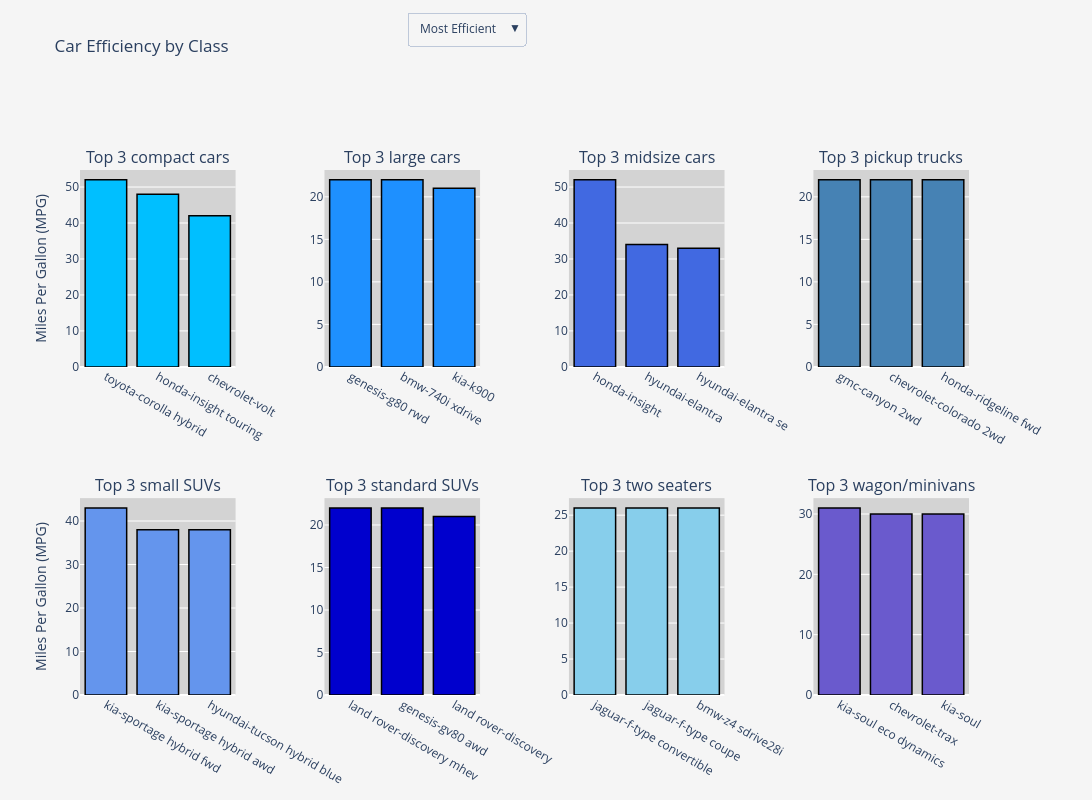

The notebook cell saved with this chart:
### Code cell
# Extract unique car classes and define subplot grid
classes = top_in_class['class'].unique()
num_classes, cols = len(classes), 4
rows = -(-num_classes // cols)  # Equivalent to math.ceil(num_classes / cols)

# Shorten certain class names to avoid overlapping off titles in subplots
def clean_class_name(name):
    return name.replace("standard utility vehicle", "SUV").replace("sport utility vehicle", "SUV")

# Create subplots with dynamic titles
fig = make_subplots(
    rows=rows, cols=cols,
    subplot_titles=[f"Top 3 {clean_class_name(car_class)}s" for car_class in classes],
    horizontal_spacing=0.1
)

# Define color palettes
color_palettes = {
    "most": ['deepskyblue', 'dodgerblue', 'royalblue', 'steelblue', 'cornflowerblue', 'mediumblue', 'skyblue', 'slateblue'],
    "least": [    'salmon', 'tomato', 'coral', 'lightcoral', 'indianred', 'firebrick', 'orangered', 'darkred']
}
color_maps = {
    "most": {cls: color_palettes["most"][i % len(color_palettes["most"])] for i, cls in enumerate(classes)},
    "least": {cls: color_palettes["least"][i % len(color_palettes["least"])] for i, cls in enumerate(classes)}
}

# Custom hover template
hover_template = (
    "<b>%{x}</b><br>MPG: %{y}<br>Cylinders: %{customdata[0]}<br>Displacement: %{customdata[1]}L<extra></extra>"
)

# Function to add bar traces
def add_bar_trace(fig, data, car_class, label, color_map, row, col, visibility):
    fig.add_trace(
        go.Bar(
            x=data['make/model'], y=data['combination_mpg'],
            customdata=data[['cylinders', 'displacement']],
            hovertemplate=hover_template,
            marker=dict(color=color_map[car_class], line=dict(color='black', width=1.5)),
            name=f"{label}: {car_class}", showlegend=False, visible=visibility
        ),
        row=row, col=col
    )

# Track visibility states
visibility_map = {"most": [], "least": []}

# Loop through classes once and add both most & least efficient traces
for i, car_class in enumerate(classes):
    row, col = (i // cols) + 1, (i % cols) + 1

    # Add bar traces for most efficient cars
    add_bar_trace(fig, top_in_class[top_in_class['class'] == car_class].sort_values(by='rank'), 
                  car_class, "Most", color_maps["most"], row, col, True)
    visibility_map["most"].append(True)
    visibility_map["least"].append(False)

    # Add bar traces for least efficient cars
    add_bar_trace(fig, least_in_class[least_in_class['class'] == car_class].sort_values(by='rank'), 
                  car_class, "Least", color_maps["least"], row, col, False)
    visibility_map["most"].append(False)
    visibility_map["least"].append(True)

# Dropdown menu for toggling between most & least efficient cars
fig.update_layout(
    yaxis_title="Miles Per Gallon (MPG)",
    height=400 * rows, width=1200, title_text="Car Efficiency by Class",
    showlegend=False, plot_bgcolor='lightgrey', paper_bgcolor='#F5F5F5',
    title_y=0.95, hovermode='closest',
    updatemenus=[{
        "buttons": [
            {"args": [{"visible": visibility_map["most"]}, {"title": "Most Efficient Cars"}],
             "label": "Most Efficient", "method": "update"},
            {"args": [{"visible": visibility_map["least"]}, {"title": "Least Efficient Cars"}],
             "label": "Least Efficient", "method": "update"},
        ],
        "direction": "down", "x": 0.5, "y": 1.3, "xanchor": "right", "yanchor": "top"
    }]
)

# Update only the first subplot of each row with a y-axis label
for i in range(rows):  # Iterate through rows
    fig.update_layout({f'yaxis{(i * cols) + 1}_title': "Miles Per Gallon (MPG)"})
    
# Ensure only "most efficient" traces are visible initially
fig.update_traces(hoverlabel=dict(font=dict(color="white")))

fig.show()

# Save the plot as an HTML file
fig.write_html("top3_vehicles.html")

### Figure 1 — Plotly figure (JSON) as saved in the notebook; plotly's stock layout.template omitted (floating-point values rounded to 4 significant figures)
{"data": [{"customdata": [[4.0, 1.8], [4.0, 1.5], [4.0, 1.5]], "hoverlabel": {"font": {"color": "white"}}, "hovertemplate": "<b>%{x}</b><br>MPG: %{y}<br>Cylinders: %{customdata[0]}<br>Displacement: %{customdata[1]}L<extra></extra>", "marker": {"color": "deepskyblue", "line": {"color": "black", "width": 1.5}}, "name": "Most: compact car", "showlegend": false, "type": "bar", "visible": true, "x": ["toyota-corolla hybrid", "honda-insight touring", "chevrolet-volt"], "xaxis": "x", "y": [52, 48, 42], "yaxis": "y"}, {"customdata": [[12.0, 5.9], [12.0, 5.9], [12.0, 5.9]], "hoverlabel": {"font": {"color": "white"}}, "hovertemplate": "<b>%{x}</b><br>MPG: %{y}<br>Cylinders: %{customdata[0]}<br>Displacement: %{customdata[1]}L<extra></extra>", "marker": {"color": "salmon", "line": {"color": "black", "width": 1.5}}, "name": "Least: compact car", "showlegend": false, "type": "bar", "visible": false, "x": ["aston martin-rapide s", "aston martin-vanquish", "aston martin-db9"], "xaxis": "x", "y": [15, 15, 15], "yaxis": "y"}, {"customdata": [[6.0, 3.8], [6.0, 3.0], [6.0, 3.8]], "hoverlabel": {"font": {"color": "white"}}, "hovertemplate": "<b>%{x}</b><br>MPG: %{y}<br>Cylinders: %{customdata[0]}<br>Displacement: %{customdata[1]}L<extra></extra>", "marker": {"color": "dodgerblue", "line": {"color": "black", "width": 1.5}}, "name": "Most: large car", "showlegend": false, "type": "bar", "visible": true, "x": ["genesis-g80 rwd", "bmw-740i xdrive", "kia-k900"], "xaxis": "x2", "y": [22, 22, 21], "yaxis": "y2"}, {"customdata": [[8.0, 5.0], [8.0, 5.0], [8.0, 5.0]], "hoverlabel": {"font": {"color": "white"}}, "hovertemplate": "<b>%{x}</b><br>MPG: %{y}<br>Cylinders: %{customdata[0]}<br>Displacement: %{customdata[1]}L<extra></extra>", "marker": {"color": "tomato", "line": {"color": "black", "width": 1.5}}, "name": "Least: large car", "showlegend": false, "type": "bar", "visible": false, "x": ["hyundai-equus", "jaguar-xjl", "jaguar-xj"], "xaxis": "x2", "y": [18, 18, 18], "yaxis": "y2"}, {"customdata": [[4.0, 1.5], [4.0, 2.0], [4.0, 2.0]], "hoverlabel": {"font": {"color": "white"}}, "hovertemplate": "<b>%{x}</b><br>MPG: %{y}<br>Cylinders: %{customdata[0]}<br>Displacement: %{customdata[1]}L<extra></extra>", "marker": {"color": "royalblue", "line": {"color": "black", "width": 1.5}}, "name": "Most: midsize car", "showlegend": false, "type": "bar", "visible": true, "x": ["honda-insight", "hyundai-elantra", "hyundai-elantra se"], "xaxis": "x3", "y": [52, 34, 33], "yaxis": "y3"}, {"customdata": [[8.0, 4.4], [8.0, 4.4], [8.0, 6.8]], "hoverlabel": {"font": {"color": "white"}}, "hovertemplate": "<b>%{x}</b><br>MPG: %{y}<br>Cylinders: %{customdata[0]}<br>Displacement: %{customdata[1]}L<extra></extra>", "marker": {"color": "coral", "line": {"color": "black", "width": 1.5}}, "name": "Least: midsize car", "showlegend": false, "type": "bar", "visible": false, "x": ["bmw-m8 competition gran coupe", "bmw-m5 cs sedan", "bentley-mulsanne"], "xaxis": "x3", "y": [17, 17, 14], "yaxis": "y3"}, {"customdata": [[4.0, 2.5], [4.0, 2.5], [6.0, 3.5]], "hoverlabel": {"font": {"color": "white"}}, "hovertemplate": "<b>%{x}</b><br>MPG: %{y}<br>Cylinders: %{customdata[0]}<br>Displacement: %{customdata[1]}L<extra></extra>", "marker": {"color": "steelblue", "line": {"color": "black", "width": 1.5}}, "name": "Most: pickup truck", "showlegend": false, "type": "bar", "visible": true, "x": ["gmc-canyon 2wd", "chevrolet-colorado 2wd", "honda-ridgeline fwd"], "xaxis": "x4", "y": [22, 22, 22], "yaxis": "y4"}, {"customdata": [[8.0, 5.3], [8.0, 5.7], [8.0, 5.7]], "hoverlabel": {"font": {"color": "white"}}, "hovertemplate": "<b>%{x}</b><br>MPG: %{y}<br>Cylinders: %{customdata[0]}<br>Displacement: %{customdata[1]}L<extra></extra>", "marker": {"color": "lightcoral", "line": {"color": "black", "width": 1.5}}, "name": "Least: pickup truck", "showlegend": false, "type": "bar", "visible": false, "x": ["gmc-sierra k15 4wd", "ram-1500 2wd", "ram-1500 4wd"], "xaxis": "x4", "y": [18, 17, 17], "yaxis": "y4"}, {"customdata": [[4.0, 1.6], [4.0, 1.6], [4.0, 1.6]], "hoverlabel": {"font": {"color": "white"}}, "hovertemplate": "<b>%{x}</b><br>MPG: %{y}<br>Cylinders: %{customdata[0]}<br>Displacement: %{customdata[1]}L<extra></extra>", "marker": {"color": "cornflowerblue", "line": {"color": "black", "width": 1.5}}, "name": "Most: small sport utility vehicle", "showlegend": false, "type": "bar", "visible": true, "x": ["kia-sportage hybrid fwd", "kia-sportage hybrid awd", "hyundai-tucson hybrid blue"], "xaxis": "x5", "y": [43, 38, 38], "yaxis": "y5"}, {"customdata": [[6.0, 3.0], [6.0, 3.3], [6.0, 3.5]], "hoverlabel": {"font": {"color": "white"}}, "hovertemplate": "<b>%{x}</b><br>MPG: %{y}<br>Cylinders: %{customdata[0]}<br>Displacement: %{customdata[1]}L<extra></extra>", "marker": {"color": "indianred", "line": {"color": "black", "width": 1.5}}, "name": "Least: small sport utility vehicle", "showlegend": false, "type": "bar", "visible": false, "x": ["volvo-xc70 awd", "hyundai-santa fe ultimate awd", "nissan-murano crosscabriolet"], "xaxis": "x5", "y": [20, 19, 19], "yaxis": "y5"}, {"customdata": [[6.0, 3.0], [4.0, 2.5], [4.0, 2.0]], "hoverlabel": {"font": {"color": "white"}}, "hovertemplate": "<b>%{x}</b><br>MPG: %{y}<br>Cylinders: %{customdata[0]}<br>Displacement: %{customdata[1]}L<extra></extra>", "marker": {"color": "mediumblue", "line": {"color": "black", "width": 1.5}}, "name": "Most: standard sport utility vehicle", "showlegend": false, "type": "bar", "visible": true, "x": ["land rover-discovery mhev", "genesis-gv80 awd", "land rover-discovery"], "xaxis": "x6", "y": [22, 22, 21], "yaxis": "y6"}, {"customdata": [[8.0, 6.2], [12.0, 6.0], [8.0, 6.4]], "hoverlabel": {"font": {"color": "white"}}, "hovertemplate": "<b>%{x}</b><br>MPG: %{y}<br>Cylinders: %{customdata[0]}<br>Displacement: %{customdata[1]}L<extra></extra>", "marker": {"color": "firebrick", "line": {"color": "black", "width": 1.5}}, "name": "Least: standard sport utility vehicle", "showlegend": false, "type": "bar", "visible": false, "x": ["cadillac-escalade 4wd", "bentley-bentayga", "jeep-grand cherokee srt8"], "xaxis": "x6", "y": [16, 15, 15], "yaxis": "y6"}, {"customdata": [[4.0, 2.0], [4.0, 2.0], [4.0, 2.0]], "hoverlabel": {"font": {"color": "white"}}, "hovertemplate": "<b>%{x}</b><br>MPG: %{y}<br>Cylinders: %{customdata[0]}<br>Displacement: %{customdata[1]}L<extra></extra>", "marker": {"color": "skyblue", "line": {"color": "black", "width": 1.5}}, "name": "Most: two seater", "showlegend": false, "type": "bar", "visible": true, "x": ["jaguar-f-type convertible", "jaguar-f-type coupe", "bmw-z4 sdrive28i"], "xaxis": "x7", "y": [26, 26, 26], "yaxis": "y7"}, {"customdata": [[10.0, 5.2], [10.0, 5.2], [8.0, 6.2]], "hoverlabel": {"font": {"color": "white"}}, "hovertemplate": "<b>%{x}</b><br>MPG: %{y}<br>Cylinders: %{customdata[0]}<br>Displacement: %{customdata[1]}L<extra></extra>", "marker": {"color": "orangered", "line": {"color": "black", "width": 1.5}}, "name": "Least: two seater", "showlegend": false, "type": "bar", "visible": false, "x": ["audi-r8", "audi-r8 spyder", "chevrolet-corvette zr1"], "xaxis": "x7", "y": [17, 17, 15], "yaxis": "y7"}, {"customdata": [[4.0, 2.0], [3.0, 1.2], [4.0, 2.0]], "hoverlabel": {"font": {"color": "white"}}, "hovertemplate": "<b>%{x}</b><br>MPG: %{y}<br>Cylinders: %{customdata[0]}<br>Displacement: %{customdata[1]}L<extra></extra>", "marker": {"color": "slateblue", "line": {"color": "black", "width": 1.5}}, "name": "Most: wagon/minivan", "showlegend": false, "type": "bar", "visible": true, "x": ["kia-soul eco dynamics", "chevrolet-trax", "kia-soul"], "xaxis": "x8", "y": [31, 30, 30], "yaxis": "y8"}, {"customdata": [[6.0, 3.3], [6.0, 3.3], [6.0, 3.3]], "hoverlabel": {"font": {"color": "white"}}, "hovertemplate": "<b>%{x}</b><br>MPG: %{y}<br>Cylinders: %{customdata[0]}<br>Displacement: %{customdata[1]}L<extra></extra>", "marker": {"color": "darkred", "line": {"color": "black", "width": 1.5}}, "name": "Least: wagon/minivan", "showlegend": false, "type": "bar", "visible": false, "x": ["kia-sedona", "kia-sedona sx", "kia-sedona sxl"], "xaxis": "x8", "y": [21, 21, 19], "yaxis": "y8"}], "layout": {"annotations": [{"font": {"size": 16}, "showarrow": false, "text": "Top 3 compact cars", "x": 0.0875, "xanchor": "center", "xref": "paper", "y": 1, "yanchor": "bottom", "yref": "paper"}, {"font": {"size": 16}, "showarrow": false, "text": "Top 3 large cars", "x": 0.3625, "xanchor": "center", "xref": "paper", "y": 1, "yanchor": "bottom", "yref": "paper"}, {"font": {"size": 16}, "showarrow": false, "text": "Top 3 midsize cars", "x": 0.6375, "xanchor": "center", "xref": "paper", "y": 1, "yanchor": "bottom", "yref": "paper"}, {"font": {"size": 16}, "showarrow": false, "text": "Top 3 pickup trucks", "x": 0.9125, "xanchor": "center", "xref": "paper", "y": 1, "yanchor": "bottom", "yref": "paper"}, {"font": {"size": 16}, "showarrow": false, "text": "Top 3 small SUVs", "x": 0.0875, "xanchor": "center", "xref": "paper", "y": 0.375, "yanchor": "bottom", "yref": "paper"}, {"font": {"size": 16}, "showarrow": false, "text": "Top 3 standard SUVs", "x": 0.3625, "xanchor": "center", "xref": "paper", "y": 0.375, "yanchor": "bottom", "yref": "paper"}, {"font": {"size": 16}, "showarrow": false, "text": "Top 3 two seaters", "x": 0.6375, "xanchor": "center", "xref": "paper", "y": 0.375, "yanchor": "bottom", "yref": "paper"}, {"font": {"size": 16}, "showarrow": false, "text": "Top 3 wagon/minivans", "x": 0.9125, "xanchor": "center", "xref": "paper", "y": 0.375, "yanchor": "bottom", "yref": "paper"}], "height": 800, "hovermode": "closest", "paper_bgcolor": "#F5F5F5", "plot_bgcolor": "lightgrey", "showlegend": false, "title": {"text": "Car Efficiency by Class", "y": 0.95}, "updatemenus": [{"buttons": [{"args": [{"visible": [true, false, true, false, true, false, true, false, true, false, true, false, true, false, true, false]}, {"title": "Most Efficient Cars"}], "label": "Most Efficient", "method": "update"}, {"args": [{"visible": [false, true, false, true, false, true, false, true, false, true, false, true, false, true, false, true]}, {"title": "Least Efficient Cars"}], "label": "Least Efficient", "method": "update"}], "direction": "down", "x": 0.5, "xanchor": "right", "y": 1.3, "yanchor": "top"}], "width": 1200, "xaxis": {"anchor": "y", "domain": [0, 0.175]}, "xaxis2": {"anchor": "y2", "domain": [0.275, 0.45]}, "xaxis3": {"anchor": "y3", "domain": [0.55, 0.725]}, "xaxis4": {"anchor": "y4", "domain": [0.825, 1]}, "xaxis5": {"anchor": "y5", "domain": [0, 0.175]}, "xaxis6": {"anchor": "y6", "domain": [0.275, 0.45]}, "xaxis7": {"anchor": "y7", "domain": [0.55, 0.725]}, "xaxis8": {"anchor": "y8", "domain": [0.825, 1]}, "yaxis": {"anchor": "x", "domain": [0.625, 1], "title": {"text": "Miles Per Gallon (MPG)"}}, "yaxis2": {"anchor": "x2", "domain": [0.625, 1]}, "yaxis3": {"anchor": "x3", "domain": [0.625, 1]}, "yaxis4": {"anchor": "x4", "domain": [0.625, 1]}, "yaxis5": {"anchor": "x5", "domain": [0, 0.375], "title": {"text": "Miles Per Gallon (MPG)"}}, "yaxis6": {"anchor": "x6", "domain": [0, 0.375]}, "yaxis7": {"anchor": "x7", "domain": [0, 0.375]}, "yaxis8": {"anchor": "x8", "domain": [0, 0.375]}}}
